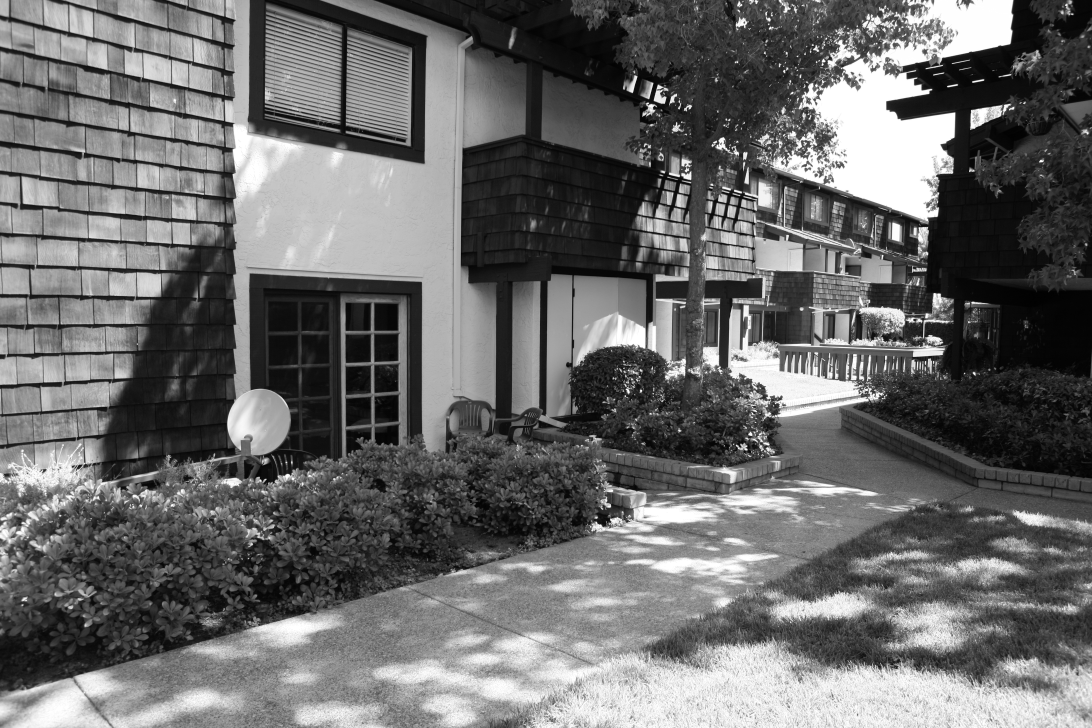
#> input picture Computer_Vision/HW2/database/yard-05.png, 1092 x 728 px
$ python -i panoramafunc_SIFT.py   (imports and definitions only)   (older library calls are emulated)
#> lines starting #> are read from the running program, lines starting #| are printed output that depends on the picture; after the words box and inside, x2 and y2 are one past the last pixel; in counts of white or black regions, pixels touching at a corner belong together
import os
import cv2 as cv
import numpy as np
import timeit


# [28 lines left out: functions show, crosscheckMatch, not called in this run]


def crop(img):
    # checking if the image is gray or not
    # because the way i used is for grayscale only
    gray = []
    if len(img.shape) == 3:
        gray = cv.cvtColor(img, cv.COLOR_BGR2GRAY)
    else:
        gray = np.copy(img)

    _, binmage = cv.threshold(gray, 0, 255, cv.THRESH_BINARY)
    _, contours, _ = cv.findContours(binmage, cv.RETR_LIST, cv.CHAIN_APPROX_NONE)


    # finding the far right edge to cut
    maxr = 0
    maxc = 0
    for pair in contours[0]:
        col = pair[0][0]  # x
        row = pair[0][1]  # y
        if col > maxc:
            maxc = col
        if row > maxr:
            maxr = row

    img = img[0:maxr, 0:maxc]

    return img


# [187 lines left out: functions cropping_with_margins, find_corner_points, find_transform, panorama_ltr4to2_sift, margin_top_left, panorama_ltr2to1_sift and 2 more, not called in this run]


def folder_list(f_name):
    folders = [f_name]
    path = []
    for folder in folders:
        files = os.listdir(folder)
        for file in files:
            path.append(os.path.join(folder, file))
    return path


pathrtl = folder_list('database')
pathltr = np.flip(pathrtl)

# [1 line that did not run here, left out]

# created 2 path lists to avoid confusion
# ill mainly use the left to right path list
# the right to left need different approach as for the panorama

# ~~~~~~~~~~~~~~~~~~~~~~~~~~~~~~~~~ UNCOMMENT TO RUN FOR MY PHOTOS ~~~~~~~~~~~~~~~~~~~~~~
# [4 lines not run here, left out]

# downsizing the images by a factor of 3
# [1 line that did not run here, left out]
# [1 line that did not run here, left out]
# [1 line that did not run here, left out]
# [1 line that did not run here, left out]

# [1 line that did not run here, left out]
# [1 line not run here, left out]
# cv.imwrite('final_panorama_bridge_sift.png', panorama_final)


# ~~~~~~~~~~~~~~~~~~~~~~~~~~~~~ UNCOMMENT TO RUN FOR DEFAULT PHOTOS ~~~~~~~~~~~~~~~~~~~~~~~~
# img1 = cv.imread(pathltr[0])
# img2 = cv.imread(pathltr[1])
# img3 = cv.imread(pathltr[2])
# img4 = cv.imread(pathltr[3])
#
# # basic_pano = panorama_method_basic(img1, img2, img3, img4)
# # show(basic_pano,'basic pano')
#
#
# panorama_final = panorama_method1(img1, img2, img3, img4)
# show(panorama_final, 'finalpanorama')
# # cv.imwrite('final_panorama_default_sift.png', panorama_final)

>>> import cv2
>>> picture = cv2.imread('database/yard-05.png')
#> picture is the input picture: shape (728, 1092, 3); min 1, max 255, mean 106.5
>>> result = crop(picture)
#> in crop, `_, binmage = cv.threshold(gray, 0, 255, cv.THRESH_BINARY)`: binmage: shape (728, 1092); every value is 255
#> in crop, `_, contours, _ = cv.findContours(binmage, cv.RETR_LIST, cv.CHAIN_APPRO..`: contours = 1 contour; box (x1, y1, x2, y2) and area: (0, 0, 1092, 728) 793157
#> the loop in crop, `for pair in contours[0]:` made 3636 passes
#> pair on passes 1 to 12: [[0, 0]], [[0, 1]], [[0, 2]], [[0, 3]], [[0, 4]], [[0, 5]], [[0, 6]], [[0, 7]], [[0, 8]], [[0, 9]], [[0, 10]], [[0, 11]]
#> after the loop in crop, `for pair in contours[0]:`: maxc = 1091; maxr = 727
#> in crop, `img = img[0:maxr, 0:maxc]`:
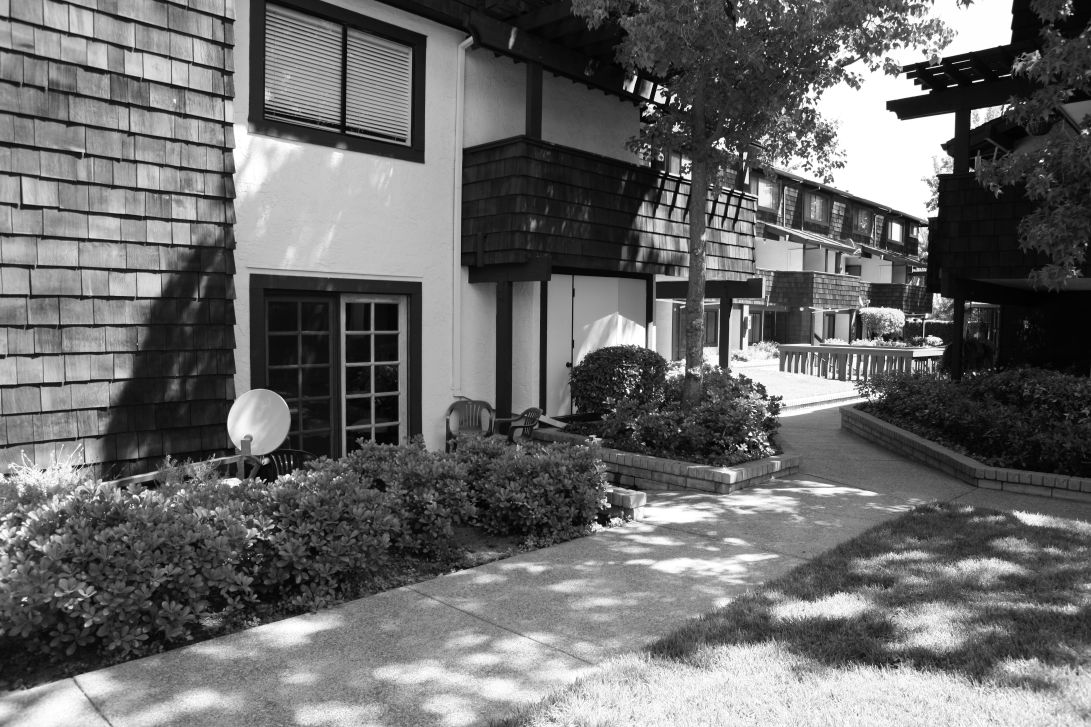
#> img: shape (727, 1091, 3); min 1, max 255, mean 106.4
